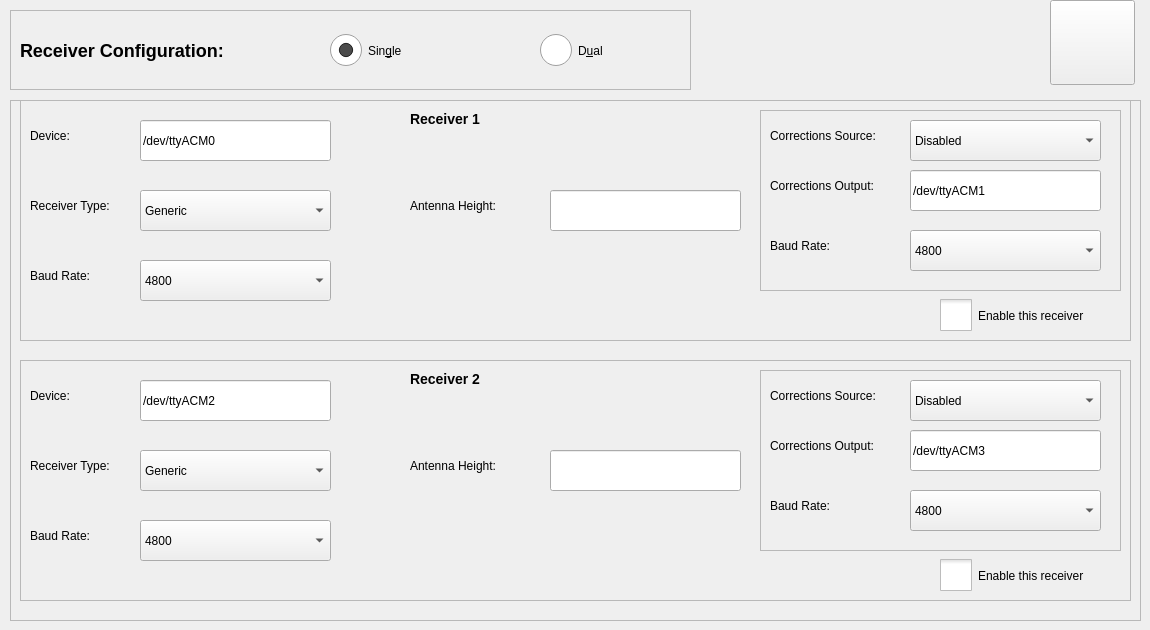
      <widget class="QWidget" name="tab_Receiver">
       <attribute name="title">
        <string>Receiver</string>
       </attribute>
       <widget class="QFrame" name="frame">
        <property name="geometry">
         <rect>
          <x>10</x>
          <y>10</y>
          <width>681</width>
          <height>80</height>
         </rect>
        </property>
        <property name="frameShape">
         <enum>QFrame::Shape::StyledPanel</enum>
        </property>
        <property name="frameShadow">
         <enum>QFrame::Shadow::Raised</enum>
        </property>
        <widget class="QLabel" name="label_12">
         <property name="geometry">
          <rect>
           <x>10</x>
           <y>20</y>
           <width>231</width>
           <height>41</height>
          </rect>
         </property>
         <property name="text">
          <string>&lt;H2&gt;Receiver Configuration:&lt;/h2&gt;</string>
         </property>
        </widget>
        <widget class="QRadioButton" name="rcvrSingle">
         <property name="geometry">
          <rect>
           <x>320</x>
           <y>20</y>
           <width>111</width>
           <height>41</height>
          </rect>
         </property>
         <property name="styleSheet">
          <string notr="true">QRadioButton::indicator{width: 32px; height: 32px;}</string>
         </property>
         <property name="text">
          <string>Sin&amp;gle</string>
         </property>
         <property name="checked">
          <bool>true</bool>
         </property>
        </widget>
        <widget class="QRadioButton" name="rcvrDual">
         <property name="geometry">
          <rect>
           <x>530</x>
           <y>20</y>
           <width>111</width>
           <height>41</height>
          </rect>
         </property>
         <property name="styleSheet">
          <string notr="true">QRadioButton::indicator{width: 32px; height: 32px;}</string>
         </property>
         <property name="text">
          <string>D&amp;ual</string>
         </property>
        </widget>
       </widget>
       <widget class="QFrame" name="frame_4">
        <property name="geometry">
         <rect>
          <x>10</x>
          <y>100</y>
          <width>1131</width>
          <height>521</height>
         </rect>
        </property>
        <property name="frameShape">
         <enum>QFrame::Shape::StyledPanel</enum>
        </property>
        <property name="frameShadow">
         <enum>QFrame::Shadow::Raised</enum>
        </property>
        <widget class="QFrame" name="frame_5">
         <property name="geometry">
          <rect>
           <x>10</x>
           <y>0</y>
           <width>1111</width>
           <height>241</height>
          </rect>
         </property>
         <property name="frameShape">
          <enum>QFrame::Shape::StyledPanel</enum>
         </property>
         <property name="frameShadow">
          <enum>QFrame::Shadow::Raised</enum>
         </property>
         <widget class="QLabel" name="label_19">
          <property name="geometry">
           <rect>
            <x>390</x>
            <y>10</y>
            <width>81</width>
            <height>18</height>
           </rect>
          </property>
          <property name="text">
           <string>&lt;h3&gt;Receiver 1&lt;/h3&gt;</string>
          </property>
         </widget>
         <widget class="QLabel" name="label_22">
          <property name="geometry">
           <rect>
            <x>10</x>
            <y>20</y>
            <width>58</width>
            <height>31</height>
           </rect>
          </property>
          <property name="text">
           <string>Device:</string>
          </property>
         </widget>
         <widget class="QLineEdit" name="rcvr1_Device">
          <property name="geometry">
           <rect>
            <x>120</x>
            <y>20</y>
            <width>191</width>
            <height>41</height>
           </rect>
          </property>
          <property name="text">
           <string>/dev/ttyACM0</string>
          </property>
          <property name="maxLength">
           <number>50</number>
          </property>
         </widget>
         <widget class="QLabel" name="label_27">
          <property name="geometry">
           <rect>
            <x>10</x>
            <y>90</y>
            <width>91</width>
            <height>31</height>
           </rect>
          </property>
          <property name="text">
           <string>Receiver Type:</string>
          </property>
         </widget>
         <widget class="QComboBox" name="rcvr1_Type">
          <property name="geometry">
           <rect>
            <x>120</x>
            <y>90</y>
            <width>191</width>
            <height>41</height>
           </rect>
          </property>
          <property name="styleSheet">
           <string notr="true">QComboBox QAbstractItemView::item { min-height: 40px; min-width: 60px; }</string>
          </property>
          <item>
           <property name="text">
            <string>Generic</string>
           </property>
          </item>
          <item>
           <property name="text">
            <string>SkyTraq</string>
           </property>
          </item>
          <item>
           <property name="text">
            <string>Trimble</string>
           </property>
          </item>
         </widget>
         <widget class="QCheckBox" name="rcvr1_checkEnabled">
          <property name="geometry">
           <rect>
            <x>920</x>
            <y>190</y>
            <width>181</width>
            <height>51</height>
           </rect>
          </property>
          <property name="styleSheet">
           <string notr="true">QCheckBox:indicator {width:32px; height: 32px;}</string>
          </property>
          <property name="text">
           <string>Enable this receiver</string>
          </property>
          <property name="iconSize">
           <size>
            <width>32</width>
            <height>32</height>
           </size>
          </property>
          <property name="checked">
           <bool>false</bool>
          </property>
         </widget>
         <widget class="QLabel" name="label_52">
          <property name="geometry">
           <rect>
            <x>10</x>
            <y>160</y>
            <width>81</width>
            <height>31</height>
           </rect>
          </property>
          <property name="text">
           <string>Baud Rate:</string>
          </property>
         </widget>
         <widget class="QComboBox" name="rcvr1_BaudRate">
          <property name="geometry">
           <rect>
            <x>120</x>
            <y>160</y>
            <width>191</width>
            <height>41</height>
           </rect>
          </property>
          <property name="styleSheet">
           <string notr="true">QComboBox QAbstractItemView::item { min-height: 40px; min-width: 60px; }</string>
          </property>
          <item>
           <property name="text">
            <string>4800</string>
           </property>
          </item>
          <item>
           <property name="text">
            <string>9600</string>
           </property>
          </item>
          <item>
           <property name="text">
            <string>19200</string>
           </property>
          </item>
          <item>
           <property name="text">
            <string>38400</string>
           </property>
          </item>
          <item>
           <property name="text">
            <string>57600</string>
           </property>
          </item>
          <item>
           <property name="text">
            <string>115200</string>
           </property>
          </item>
          <item>
           <property name="text">
            <string>230400</string>
           </property>
          </item>
          <item>
           <property name="text">
            <string>460800</string>
           </property>
          </item>
          <item>
           <property name="text">
            <string>921600</string>
           </property>
          </item>
         </widget>
         <widget class="QFrame" name="frame_7">
          <property name="geometry">
           <rect>
            <x>740</x>
            <y>10</y>
            <width>361</width>
            <height>181</height>
           </rect>
          </property>
          <property name="frameShape">
           <enum>QFrame::Shape::StyledPanel</enum>
          </property>
          <property name="frameShadow">
           <enum>QFrame::Shadow::Raised</enum>
          </property>
          <widget class="QComboBox" name="rcvr1_BaudRate_2">
           <property name="geometry">
            <rect>
             <x>150</x>
             <y>120</y>
             <width>191</width>
             <height>41</height>
            </rect>
           </property>
           <property name="styleSheet">
            <string notr="true">QComboBox QAbstractItemView::item { min-height: 40px; min-width: 60px; }</string>
           </property>
           <item>
            <property name="text">
             <string>4800</string>
            </property>
           </item>
           <item>
            <property name="text">
             <string>9600</string>
            </property>
           </item>
           <item>
            <property name="text">
             <string>19200</string>
            </property>
           </item>
           <item>
            <property name="text">
             <string>38400</string>
            </property>
           </item>
           <item>
            <property name="text">
             <string>57600</string>
            </property>
           </item>
           <item>
            <property name="text">
             <string>115200</string>
            </property>
           </item>
           <item>
            <property name="text">
             <string>230400</string>
            </property>
           </item>
           <item>
            <property name="text">
             <string>460800</string>
            </property>
           </item>
           <item>
            <property name="text">
             <string>921600</string>
            </property>
           </item>
          </widget>
          <widget class="QLabel" name="label_51">
           <property name="geometry">
            <rect>
             <x>10</x>
             <y>120</y>
             <width>81</width>
             <height>31</height>
            </rect>
           </property>
           <property name="text">
            <string>Baud Rate:</string>
           </property>
          </widget>
          <widget class="QComboBox" name="rcvr1_CorrectionsSrc">
           <property name="geometry">
            <rect>
             <x>150</x>
             <y>10</y>
             <width>191</width>
             <height>41</height>
            </rect>
           </property>
           <property name="styleSheet">
            <string notr="true">QComboBox QAbstractItemView::item { min-height: 40px; min-width: 60px; }</string>
           </property>
           <item>
            <property name="text">
             <string>Disabled</string>
            </property>
           </item>
           <item>
            <property name="text">
             <string>NTRIP Client</string>
            </property>
           </item>
           <item>
            <property name="text">
             <string>External</string>
            </property>
           </item>
          </widget>
          <widget class="QLineEdit" name="rcvr1_Device_2">
           <property name="geometry">
            <rect>
             <x>150</x>
             <y>60</y>
             <width>191</width>
             <height>41</height>
            </rect>
           </property>
           <property name="text">
            <string>/dev/ttyACM1</string>
           </property>
           <property name="maxLength">
            <number>50</number>
           </property>
          </widget>
          <widget class="QLabel" name="label_25">
           <property name="geometry">
            <rect>
             <x>10</x>
             <y>60</y>
             <width>131</width>
             <height>31</height>
            </rect>
           </property>
           <property name="text">
            <string>Corrections Output:</string>
           </property>
          </widget>
          <widget class="QLabel" name="label_28">
           <property name="geometry">
            <rect>
             <x>10</x>
             <y>10</y>
             <width>131</width>
             <height>31</height>
            </rect>
           </property>
           <property name="text">
            <string>Corrections Source:</string>
           </property>
          </widget>
         </widget>
         <widget class="QLineEdit" name="rcvr1_AntHeight">
          <property name="geometry">
           <rect>
            <x>530</x>
            <y>90</y>
            <width>191</width>
            <height>41</height>
           </rect>
          </property>
          <property name="maxLength">
           <number>5</number>
          </property>
          <property name="clearButtonEnabled">
           <bool>true</bool>
          </property>
         </widget>
         <widget class="QLabel" name="label_26">
          <property name="geometry">
           <rect>
            <x>390</x>
            <y>90</y>
            <width>131</width>
            <height>31</height>
           </rect>
          </property>
          <property name="text">
           <string>Antenna Height:</string>
          </property>
         </widget>
        </widget>
        <widget class="QFrame" name="frame_6">
         <property name="geometry">
          <rect>
           <x>10</x>
           <y>260</y>
           <width>1111</width>
           <height>241</height>
          </rect>
         </property>
         <property name="frameShape">
          <enum>QFrame::Shape::StyledPanel</enum>
         </property>
         <property name="frameShadow">
          <enum>QFrame::Shadow::Raised</enum>
         </property>
         <widget class="QLabel" name="label_20">
          <property name="geometry">
           <rect>
            <x>390</x>
            <y>10</y>
            <width>81</width>
            <height>18</height>
           </rect>
          </property>
          <property name="text">
           <string>&lt;h3&gt;Receiver 2&lt;/h3&gt;</string>
          </property>
         </widget>
         <widget class="QLabel" name="label_29">
          <property name="geometry">
           <rect>
            <x>10</x>
            <y>20</y>
            <width>58</width>
            <height>31</height>
           </rect>
          </property>
          <property name="text">
           <string>Device:</string>
          </property>
         </widget>
         <widget class="QLineEdit" name="rcvr2_Device">
          <property name="geometry">
           <rect>
            <x>120</x>
            <y>20</y>
            <width>191</width>
            <height>41</height>
           </rect>
          </property>
          <property name="text">
           <string>/dev/ttyACM2</string>
          </property>
          <property name="maxLength">
           <number>50</number>
          </property>
         </widget>
         <widget class="QLabel" name="label_33">
          <property name="geometry">
           <rect>
            <x>390</x>
            <y>90</y>
            <width>131</width>
            <height>31</height>
           </rect>
          </property>
          <property name="text">
           <string>Antenna Height:</string>
          </property>
         </widget>
         <widget class="QLineEdit" name="rcvr2_AntHeight">
          <property name="geometry">
           <rect>
            <x>530</x>
            <y>90</y>
            <width>191</width>
            <height>41</height>
           </rect>
          </property>
          <property name="maxLength">
           <number>5</number>
          </property>
          <property name="clearButtonEnabled">
           <bool>true</bool>
          </property>
         </widget>
         <widget class="QLabel" name="label_34">
          <property name="geometry">
           <rect>
            <x>10</x>
            <y>90</y>
            <width>91</width>
            <height>31</height>
           </rect>
          </property>
          <property name="text">
           <string>Receiver Type:</string>
          </property>
         </widget>
         <widget class="QComboBox" name="rcvr2_Type">
          <property name="geometry">
           <rect>
            <x>120</x>
            <y>90</y>
            <width>191</width>
            <height>41</height>
           </rect>
          </property>
          <property name="styleSheet">
           <string notr="true">QComboBox QAbstractItemView::item { min-height: 40px; min-width: 60px; }</string>
          </property>
          <item>
           <property name="text">
            <string>Generic</string>
           </property>
          </item>
          <item>
           <property name="text">
            <string>SkyTraq</string>
           </property>
          </item>
          <item>
           <property name="text">
            <string>Trimble</string>
           </property>
          </item>
          <item>
           <property name="text">
            <string>u-blox Generation 9</string>
           </property>
          </item>
          <item>
           <property name="text">
            <string>u-blox Generation 7</string>
           </property>
          </item>
          <item>
           <property name="text">
            <string>Libranext Positioning Solutions</string>
           </property>
          </item>
         </widget>
         <widget class="QCheckBox" name="rcvr2_checkEnabled">
          <property name="geometry">
           <rect>
            <x>920</x>
            <y>190</y>
            <width>181</width>
            <height>51</height>
           </rect>
          </property>
          <property name="styleSheet">
           <string notr="true">QCheckBox:indicator {width:32px; height: 32px;}</string>
          </property>
          <property name="text">
           <string>Enable this receiver</string>
          </property>
         </widget>
         <widget class="QLabel" name="label_54">
          <property name="geometry">
           <rect>
            <x>10</x>
            <y>160</y>
            <width>81</width>
            <height>31</height>
           </rect>
          </property>
          <property name="text">
           <string>Baud Rate:</string>
          </property>
         </widget>
         <widget class="QComboBox" name="rcvr2_BaudRate">
          <property name="geometry">
           <rect>
            <x>120</x>
            <y>160</y>
            <width>191</width>
            <height>41</height>
           </rect>
          </property>
          <property name="styleSheet">
           <string notr="true">QComboBox QAbstractItemView::item { min-height: 40px; min-width: 60px; }</string>
          </property>
          <item>
           <property name="text">
            <string>4800</string>
           </property>
          </item>
          <item>
           <property name="text">
            <string>9600</string>
           </property>
          </item>
          <item>
           <property name="text">
            <string>19200</string>
           </property>
          </item>
          <item>
           <property name="text">
            <string>38400</string>
           </property>
          </item>
          <item>
           <property name="text">
            <string>57600</string>
           </property>
          </item>
          <item>
           <property name="text">
            <string>115200</string>
           </property>
          </item>
          <item>
           <property name="text">
            <string>230400</string>
           </property>
          </item>
          <item>
           <property name="text">
            <string>460800</string>
           </property>
          </item>
          <item>
           <property name="text">
            <string>921600</string>
           </property>
          </item>
         </widget>
         <widget class="QFrame" name="frame_12">
          <property name="geometry">
           <rect>
            <x>740</x>
            <y>10</y>
            <width>361</width>
            <height>181</height>
           </rect>
          </property>
          <property name="frameShape">
           <enum>QFrame::Shape::StyledPanel</enum>
          </property>
          <property name="frameShadow">
           <enum>QFrame::Shadow::Raised</enum>
          </property>
          <widget class="QLabel" name="label_31">
           <property name="geometry">
            <rect>
             <x>10</x>
             <y>10</y>
             <width>121</width>
             <height>31</height>
            </rect>
           </property>
           <property name="text">
            <string>Corrections Source:</string>
           </property>
          </widget>
          <widget class="QComboBox" name="rcvr2_BaudRate_2">
           <property name="geometry">
            <rect>
             <x>150</x>
             <y>120</y>
             <width>191</width>
             <height>41</height>
            </rect>
           </property>
           <property name="styleSheet">
            <string notr="true">QComboBox QAbstractItemView::item { min-height: 40px; min-width: 60px; }</string>
           </property>
           <item>
            <property name="text">
             <string>4800</string>
            </property>
           </item>
           <item>
            <property name="text">
             <string>9600</string>
            </property>
           </item>
           <item>
            <property name="text">
             <string>19200</string>
            </property>
           </item>
           <item>
            <property name="text">
             <string>38400</string>
            </property>
           </item>
           <item>
            <property name="text">
             <string>57600</string>
            </property>
           </item>
           <item>
            <property name="text">
             <string>115200</string>
            </property>
           </item>
           <item>
            <property name="text">
             <string>230400</string>
            </property>
           </item>
           <item>
            <property name="text">
             <string>460800</string>
            </property>
           </item>
           <item>
            <property name="text">
             <string>921600</string>
            </property>
           </item>
          </widget>
          <widget class="QLabel" name="label_53">
           <property name="geometry">
            <rect>
             <x>10</x>
             <y>120</y>
             <width>81</width>
             <height>31</height>
            </rect>
           </property>
           <property name="text">
            <string>Baud Rate:</string>
           </property>
          </widget>
          <widget class="QComboBox" name="rcvr2_CorrectionsSrc">
           <property name="geometry">
            <rect>
             <x>150</x>
             <y>10</y>
             <width>191</width>
             <height>41</height>
            </rect>
           </property>
           <property name="styleSheet">
            <string notr="true">QComboBox QAbstractItemView::item { min-height: 40px; min-width: 60px; }</string>
           </property>
           <item>
            <property name="text">
             <string>Disabled</string>
            </property>
           </item>
           <item>
            <property name="text">
             <string>NTRIP Client</string>
            </property>
           </item>
           <item>
            <property name="text">
             <string>External</string>
            </property>
           </item>
          </widget>
          <widget class="QLineEdit" name="rcvr2_Device_2">
           <property name="geometry">
            <rect>
             <x>150</x>
             <y>60</y>
             <width>191</width>
             <height>41</height>
            </rect>
           </property>
           <property name="text">
            <string>/dev/ttyACM3</string>
           </property>
           <property name="maxLength">
            <number>50</number>
           </property>
          </widget>
          <widget class="QLabel" name="label_32">
           <property name="geometry">
            <rect>
             <x>10</x>
             <y>60</y>
             <width>131</width>
             <height>31</height>
            </rect>
           </property>
           <property name="text">
            <string>Corrections Output:</string>
           </property>
          </widget>
         </widget>
        </widget>
       </widget>
       <widget class="QPushButton" name="saveRcvrConfig">
        <property name="geometry">
         <rect>
          <x>1050</x>
          <y>0</y>
          <width>85</width>
          <height>85</height>
         </rect>
        </property>
        <property name="text">
         <string/>
        </property>
        <property name="icon">
         <iconset>
          <activeon>:/Images/saveico.png</activeon>
         </iconset>
        </property>
        <property name="iconSize">
         <size>
          <width>75</width>
          <height>75</height>
         </size>
        </property>
       </widget>
      </widget>
